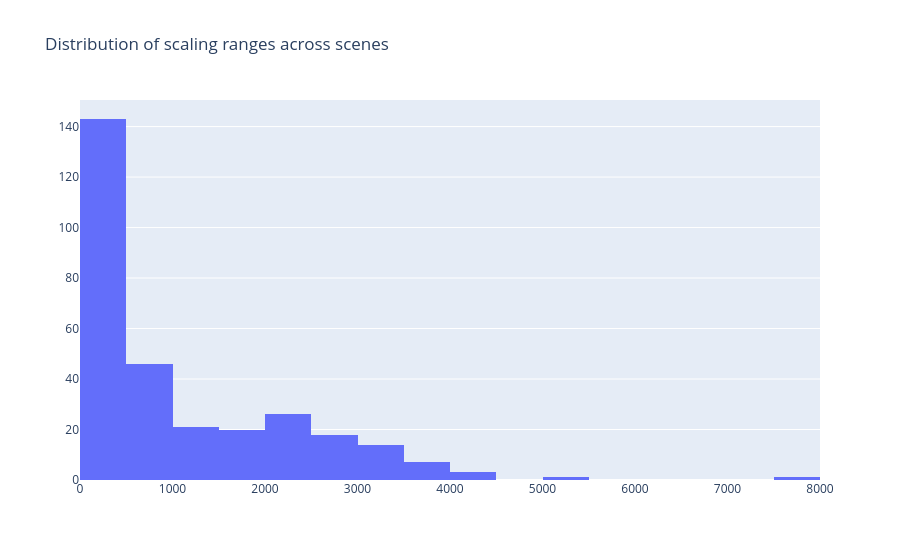

The notebook cell this image was saved under:
### Code cell
torch.mean(scaling_n_range)

fig = go.Figure(data = [go.Histogram(x = scaling_n_range.squeeze().detach().cpu().numpy())])
fig.update_layout(title = "Distribution of scaling ranges across scenes")
fig.show()

# One image has a huge range

### Figure 1 — Plotly figure (JSON) as saved in the notebook; plotly's stock layout.template omitted (floating-point values rounded to 4 significant figures; data arrays with more than 128 entries replaced by an {"elided": "..."} marker saying what was removed)
{"data": [{"type": "histogram", "x": {"elided": "300 float values"}}], "layout": {"title": {"text": "Distribution of scaling ranges across scenes"}}}
